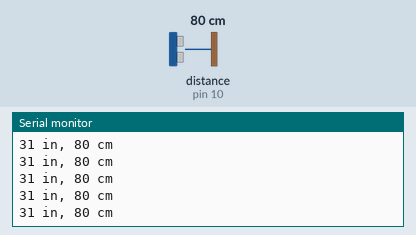
Bench run of a sketch on a simulated Arduino Uno, built with avr-gcc and run on an emulated ATmega328P. Shown: the last lines printed to the serial monitor. Wiring (inferred from the names in the program): ultrasonic range finder: trigger pin 9; echo pin 10. The test bench sets the inputs (shaded band); at power-on: distance to the obstacle (sensor on pin 10) 80 cm. The echo pulse lasts 58.3 µs per cm.

Above: at 1.2 s.
1.3 s: distance to the obstacle (sensor on pin 10) set to 2 cm
At 1.38 s:
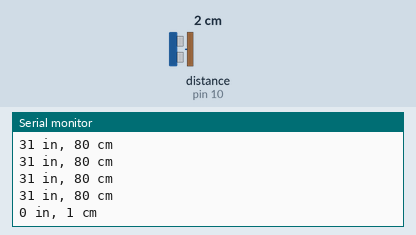
4.3 s: distance to the obstacle (sensor on pin 10) set to 4 cm
At 4.3 s:
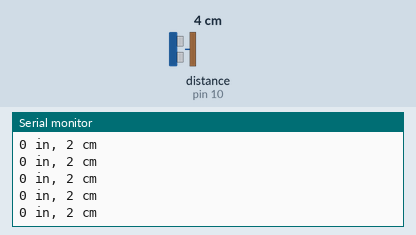
5.8 s: distance to the obstacle (sensor on pin 10) set to 299 cm
At 5.83 s:
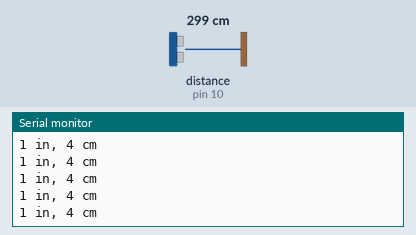
Timing chart, 0 to 8.8 s (numbered marks = the images above; inputs shaded):
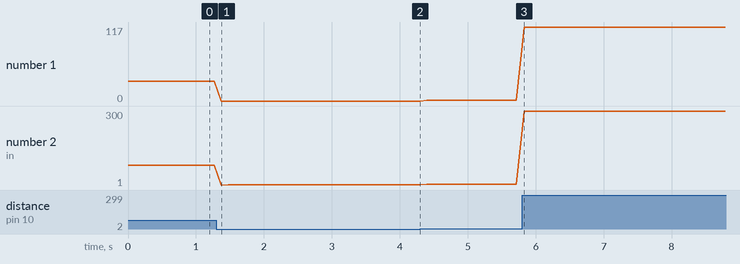

Measured:
- after the input at 1.3 s, the serial monitor: prints a new line after 0.07 s (image 1)
- plotted number 1: 31 → 0 after the input at 1.3 s, 1 → 117 after the input at 5.8 s
- plotted number 2: 80 → 2 after the input at 1.3 s, 2 → 4 after the input at 4.3 s, 4 → 300 after the input at 5.8 s

The sketch:

PingSerial.ino
```cpp
//Mendefinisikan nomor pin
const int trigPin = 9;
const int echoPin = 10;
void setup() {
pinMode(trigPin, OUTPUT); //Mengatur trigPin sebagai output
 pinMode(echoPin, INPUT); //Mengatur echoPin sebagai input
 Serial.begin(9600); //Mengaktifkan komunikasi serial
}
void loop()
{
//Deklarasi variabel
long duration, inches, cm;
// Pin trigPin clear
digitalWrite(trigPin, LOW);
delayMicroseconds(2);
// Atur trigPin pada kondisi HIGH selama 10 microseconds
digitalWrite(trigPin, HIGH);
delayMicroseconds(10);
digitalWrite(trigPin, LOW);
//Membaca echoPin, mengembalikan gelombang suara dalam satuan microseconds
duration = pulseIn(echoPin, HIGH);
//Memanggil fungsi untuk menghitung jarak dalam satuan inch
inches = microsecondsToInches(duration);
// Memanggil fungsi untuk menghitung jarak dalam satuan cm
cm = microsecondsToCentimeters(duration);
//Tampilkan hasil perhitungan pada serial monitor
Serial.print(inches);
Serial.print(" in, ");
Serial.print(cm);
Serial.print(" cm");
Serial.println();
delay(100);
}
//fungsi untuk menghitung jarak dalam satuan inch
long microsecondsToInches(long microseconds)
{
 return microseconds / 74 / 2;
}
// fungsi untuk menghitung jarak dalam satuan cm
long microsecondsToCentimeters(long microseconds)
{
 return microseconds / 29 / 2;
}
```
